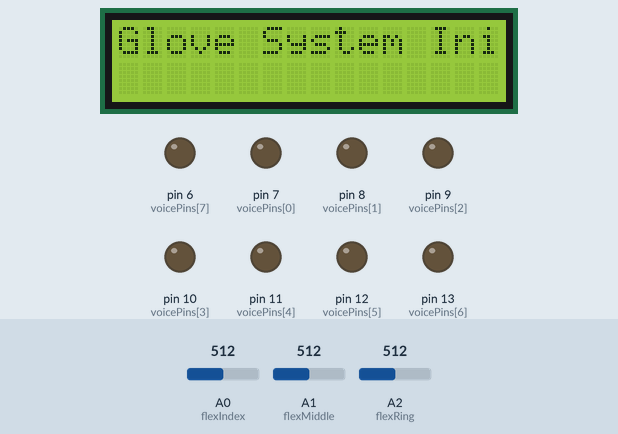
Bench run of a sketch on a simulated Arduino Mega 2560, built with avr-gcc and run on an emulated ATmega2560. On the bench: 16×2 character LCD, output pins drawn as LEDs (lit = HIGH). Inputs (shaded band) come from the test bench; at power-on: A0 (flexIndex) = 512, A1 (flexMiddle) = 512, A2 (flexRing) = 512. The modem accepts every AT command (registered, SIM ready, sends succeed) and sends nothing else.

Above: at 0.1 s.
At 2.1 s:
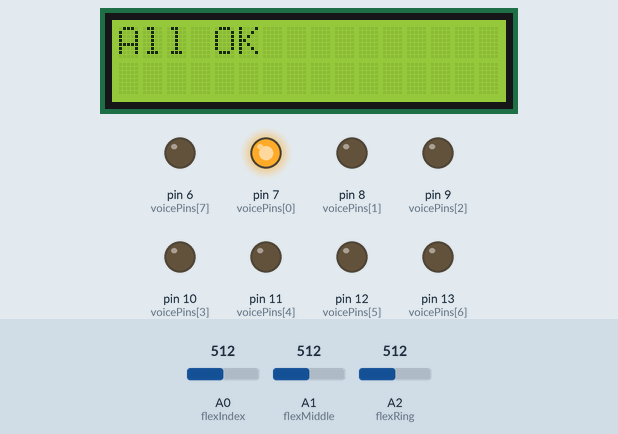
At 2.6 s:
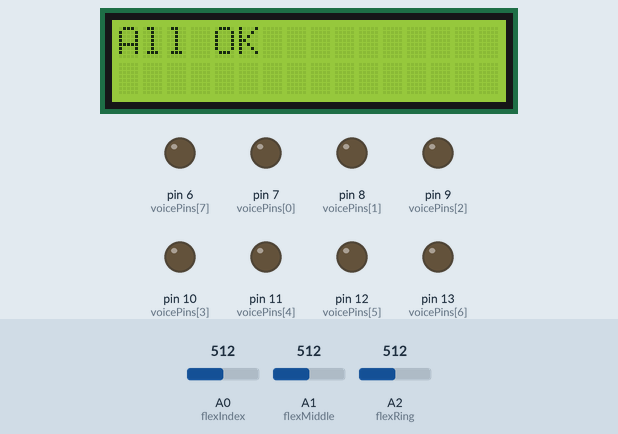
Timing chart, 0 to 4.1 s (numbered marks = the images above):
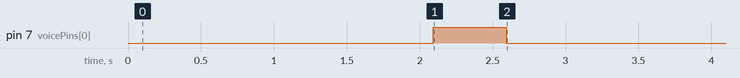

Measured:
- by itself, pin 7 (voicePins[0]): LOW → HIGH at 2.1 s, → LOW 0.50 s later

The sketch:

srcglove_assist.ino
```cpp
/*
  Project: Semi-Paralyzed Patient Assistance Glove
  Description: Detects 8 finger-bending gestures using flex sensors and triggers
               voice playback and SMS alerts to a caretaker.
  Board: Arduino Mega 2560
  GSM via Serial1 (TX1 = pin 18, RX1 = pin 19)
  Author: ALONA TREASA P D
*/

#include <LiquidCrystal_I2C.h>

// === Flex sensor analog pins ===
const int flexIndex  = A0;  // Index finger
const int flexMiddle = A1;  // Middle finger
const int flexRing   = A2;  // Ring finger

// === Voice trigger pins for APR33A3 ===
const int voicePins[8] = {7, 8, 9, 10, 11, 12, 13, 6}; // Assign 1 pin per gesture

// === LCD I2C configuration ===
LiquidCrystal_I2C lcd(0x27, 16, 2);  // Check I2C address (0x27 or 0x3F)

// === Gesture messages ===
const char* lcdMessages[8] = {
  "All OK", "Need Water", "Need Food", "Need Help Walk",
  "Feeling Cold", "Need Blanket", "Bathroom", "EMERGENCY!"
};

const char* smsMessages[8] = {
  "Patient is fine.",
  "Water needed.",
  "Food needed.",
  "Help to walk.",
  "Feeling cold.",
  "Need a blanket.",
  "Bathroom request.",
  "EMERGENCY! Immediate help!"
};

// === Gesture tracking ===
int lastGesture = -1;  // Prevents repeated alerts for same gesture

void setup() {
  Serial.begin(9600);        // For debugging
  Serial1.begin(9600);       // For GSM SIM800A

  // Voice pins as output
  for (int i = 0; i < 8; i++) {
    pinMode(voicePins[i], OUTPUT);
    digitalWrite(voicePins[i], LOW);
  }

  // LCD init
  lcd.begin();
  lcd.backlight();
  lcd.setCursor(0, 0);
  lcd.print("Glove System Init");
  delay(2000);
  lcd.clear();
}

void loop() {
  int valI = analogRead(flexIndex);
  int valM = analogRead(flexMiddle);
  int valR = analogRead(flexRing);

  // Adjust threshold as per calibration
  bool bentI = valI > 600;
  bool bentM = valM > 600;
  bool bentR = valR > 600;

  // Encode gesture into a binary index (0 to 7)
  int gesture = (bentI << 2) | (bentM << 1) | bentR;

  // Only respond to a new gesture
  if (gesture != lastGesture) {
    lcd.clear();
    lcd.setCursor(0, 0);
    lcd.print(lcdMessages[gesture]);

    triggerVoice(gesture);
    sendSMS(smsMessages[gesture]);

    lastGesture = gesture;
  }

  delay(1500); // Delay for debounce and stability
}

void triggerVoice(int gestureIndex) {
  digitalWrite(voicePins[gestureIndex], HIGH);
  delay(500);
  digitalWrite(voicePins[gestureIndex], LOW);
}

void sendSMS(const char* message) {
  Serial1.println("AT+CMGF=1");  // Text mode
  delay(1000);
  Serial1.println("AT+CMGS=\"+91XXXXXXXXXX\"");  // Replace with real number
  delay(1000);
  Serial1.print(message);
  Serial1.write(26); // ASCII code of CTRL+Z
  delay(5000);
}
```
